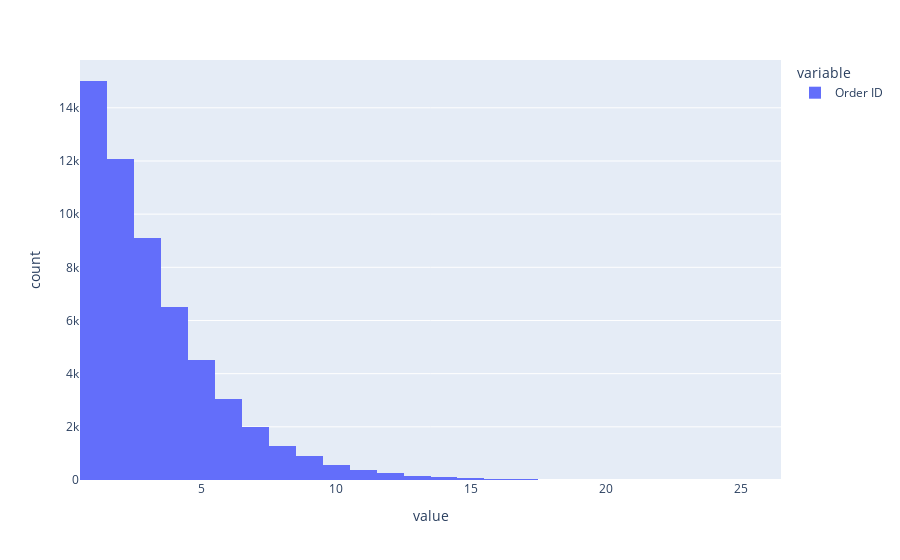

The notebook cell this image was saved under:
### Markdown cell above
### Customers frequency of buying

### Code cell
order_lines_per_costumer = order_lines.groupby('Customer ID')['Order ID'].nunique()
px.histogram(order_lines_per_costumer)

### Figure 1 — Plotly figure (JSON) as saved in the notebook; plotly's stock layout.template omitted (floating-point values rounded to 4 significant figures; data arrays with more than 128 entries replaced by an {"elided": "..."} marker saying what was removed)
{"data": [{"bingroup": "x", "hovertemplate": "variable=Order ID<br>value=%{x}<br>count=%{y}<extra></extra>", "legendgroup": "Order ID", "marker": {"color": "#636efa", "pattern": {"shape": ""}}, "name": "Order ID", "orientation": "v", "showlegend": true, "type": "histogram", "x": {"elided": "56027 int values"}, "xaxis": "x", "yaxis": "y"}], "layout": {"barmode": "relative", "legend": {"title": {"text": "variable"}, "tracegroupgap": 0}, "margin": {"t": 60}, "xaxis": {"anchor": "y", "domain": [0, 1], "title": {"text": "value"}}, "yaxis": {"anchor": "x", "domain": [0, 1], "title": {"text": "count"}}}}
